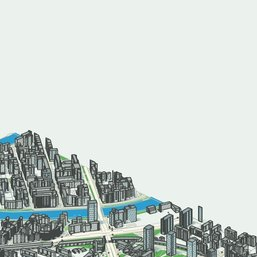
#> input picture dzi/regierungsviertel/regierungsviertel_files/10/0_0.jpg, 257 x 257 px
$ python -i generate_tile.py   (imports and definitions only)
#> lines starting #> are read from the running program, lines starting #| are printed output that depends on the picture; after the words box and inside, x2 and y2 are one past the last pixel; in counts of white or black regions, pixels touching at a corner belong together
#> further down, picture is the input picture: PIL image 257x257 RGB; mean R, G, B 203.6, 212, 208.1
"""Generate pixel-art tiles for each quadrant.

When ``MODAL_INFERENCE_URL`` is configured, this module is ready to be
extended to call the fine-tuned image model. Without that endpoint it
creates a deterministic local pixel-art pass from the rendered source
tile, so the rest of the viewer/export pipeline remains usable.
"""

from __future__ import annotations

import argparse
import io
import os
import sqlite3
from datetime import UTC, datetime

from PIL import Image, ImageEnhance, ImageFilter, ImageOps

INK = (70, 62, 53)


def crisp_ink_mask(image: Image.Image, size: tuple[int, int]) -> Image.Image:
  """Return a subdued edge mask for the deterministic pixel-art pass."""
  edges = image.convert("L").filter(ImageFilter.FIND_EDGES)
  edges = ImageOps.autocontrast(edges.resize(size, Image.Resampling.BOX), cutoff=1)
  return edges.point(lambda value: 82 if value > 32 else 0)


def local_pixel_art(render: bytes, tile_px: int = 512) -> bytes:
  image = Image.open(io.BytesIO(render)).convert("RGB")
  return pixel_art_image(image, target_size=(tile_px, tile_px))


def pixel_art_image(
  image: Image.Image, *, target_size: tuple[int, int] | None = None
) -> bytes:
  image = image.convert("RGB")
  target_size = target_size or image.size
#> target_size = (257, 257)
  image = ImageOps.autocontrast(image, cutoff=0)
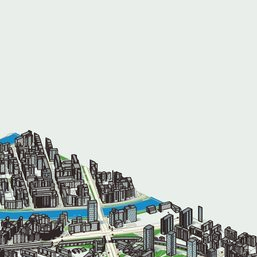
#> image: PIL image 257x257 RGB; mean R, G, B 198.3, 203.9, 200.2
  image = ImageEnhance.Color(image).enhance(1.06)
  image = ImageEnhance.Contrast(image).enhance(1.04)
  small_size = (max(1, target_size[0] // 4), max(1, target_size[1] // 4))
#> small_size = (64, 64)
  small = image.resize(small_size, Image.Resampling.BOX)
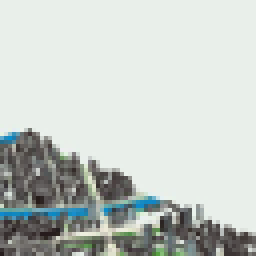
#> small: PIL image 64x64 RGB (shown 4 times larger); mean R, G, B 196.9, 203.4, 198.8
  small = small.quantize(colors=56, method=Image.Quantize.MEDIANCUT).convert("RGB")
  small = Image.composite(
    Image.new("RGB", small_size, INK),
    small,
    crisp_ink_mask(image, small_size),
  )
#> in crisp_ink_mask, `edges = image.convert("L").filter(ImageFilter.FIND_EDGES)`:
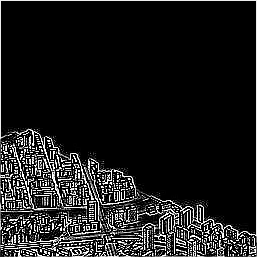
#> edges: PIL image 257x257 L; min 0, max 255, mean 27.8
#> in crisp_ink_mask, `edges = ImageOps.autocontrast(edges.resize(size, Image.Resampling.BOX)..`:
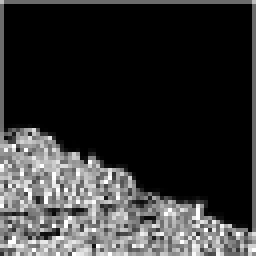
#> edges: PIL image 64x64 L (shown 4 times larger); min 0, max 255, mean 50.6
#> in crisp_ink_mask, `return edges.point(lambda value: 82 if value > 32 else 0)`:
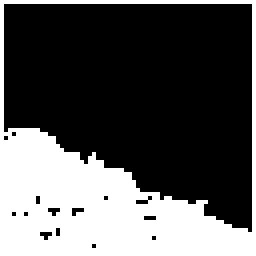
#> returned value: PIL image 64x64 L (shown 4 times larger); values 0 (black) and 82 (white), 34.1% white; 1 white region, box (x1, y1, x2, y2) and area: (0, 0, 64, 64) 1395
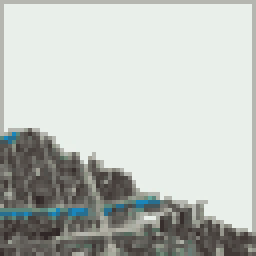
#> small: PIL image 64x64 RGB (shown 4 times larger); mean R, G, B 190.4, 195.1, 190.1
  pixel = small.resize(target_size, Image.Resampling.NEAREST)
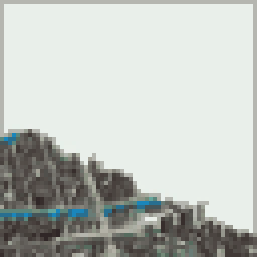
#> pixel: PIL image 257x257 RGB; mean R, G, B 190.6, 195.2, 190.2
  pixel = ImageEnhance.Sharpness(pixel).enhance(1.08)
  pixel = pixel.filter(ImageFilter.UnsharpMask(radius=0.55, percent=110, threshold=2))
  pixel = pixel.quantize(colors=96, method=Image.Quantize.MEDIANCUT)
#> pixel: PIL image 257x257 P
  output = io.BytesIO()
  pixel.save(output, format="PNG", optimize=True)
  return output.getvalue()


# [50 lines left out: functions generate_local_tiles, main, not called in this run]


# [2 lines not run here, left out]

>>> from PIL import Image
>>> picture = Image.open('../../dzi/regierungsviertel/regierungsviertel_files/10/0_0.jpg')
>>> result = pixel_art_image(picture)

$ run again, on dzi/regierungsviertel/regierungsviertel_files/10/0_2.jpg
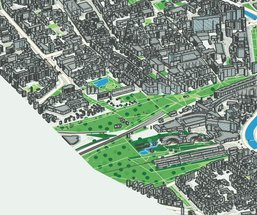
#> input picture dzi/regierungsviertel/regierungsviertel_files/10/0_2.jpg, 257 x 215 px
#> picture is the input picture: PIL image 257x215 RGB; mean R, G, B 144.6, 161.2, 147.9
#> in crisp_ink_mask, `return edges.point(lambda value: 82 if value > 32 else 0)`:
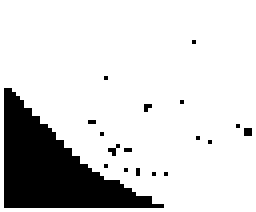
#> returned value: PIL image 64x53 L (shown 4 times larger); values 0 (black) and 82 (white), 83.5% white; 18 black regions (17 under 20 px), largest, box (x1, y1, x2, y2) and area: (1, 22, 41, 52) 532
#> in pixel_art_image, `pixel = small.resize(target_size, Image.Resampling.NEAREST)`:
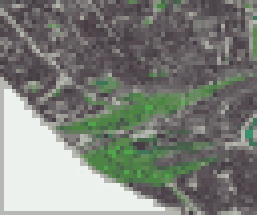
#> pixel: PIL image 257x215 RGB; mean R, G, B 124.9, 128.4, 122.1

$ run again, on dzi/regierungsviertel/regierungsviertel_files/10/1_1.jpg
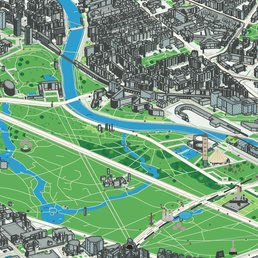
#> input picture dzi/regierungsviertel/regierungsviertel_files/10/1_1.jpg, 258 x 258 px
#> picture is the input picture: PIL image 258x258 RGB; mean R, G, B 119.8, 158.9, 128.8
#> in crisp_ink_mask, `return edges.point(lambda value: 82 if value > 32 else 0)`:
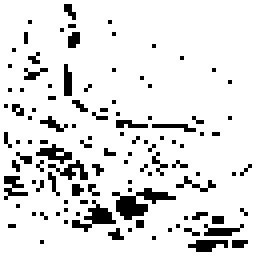
#> returned value: PIL image 64x64 L (shown 4 times larger); values 0 (black) and 82 (white), 88.4% white; black in thin lines or dots
#> in pixel_art_image, `pixel = small.resize(target_size, Image.Resampling.NEAREST)`:
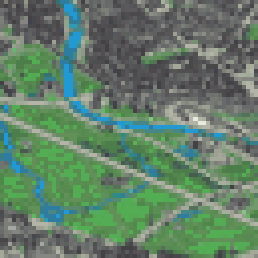
#> pixel: PIL image 258x258 RGB; mean R, G, B 98, 126.8, 104.1

$ run again, on dzi/regierungsviertel/regierungsviertel_files/10/1_2.jpg
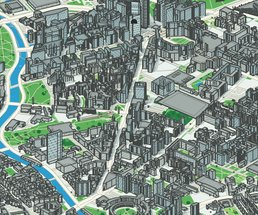
#> input picture dzi/regierungsviertel/regierungsviertel_files/10/1_2.jpg, 258 x 215 px
#> picture is the input picture: PIL image 258x215 RGB; mean R, G, B 127, 142.1, 134.5
#> in pixel_art_image, `pixel = small.resize(target_size, Image.Resampling.NEAREST)`:
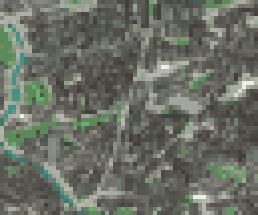
#> pixel: PIL image 258x215 RGB; mean R, G, B 106.1, 110.8, 100.8
